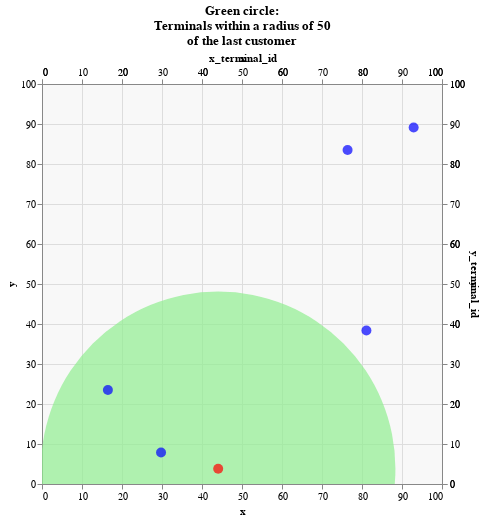

The notebook cell saved with this chart:
### Markdown cell above
For better visualization, let us plot
* The locations of all terminals (in red)
* The location of the last customer (in blue)
* The region within radius of 50 of the first customer (in green)

### Code cell
import Graphics.Vega.VegaLite hiding (filter, lookup)
import IHaskell.Display.Hvega

terminals :: [(Double, Double)]
terminals = D.columnAsList (F.lift2 (,) x_terminal_id y_terminal_id) terminalProfilesTable

customerX, customerY :: Double
(customerX, customerY) = customerProfilesTable |> D.filterWhere (customer_id .== 4)
                                               |> D.columnAsList (F.lift2 (,) x_customer_id y_customer_id)
                                               |> head

radius :: Double
radius = 50

plotWidth, plotHeight :: Int
(plotWidth, plotHeight) = (400, 400)

-- The radiius of the circle in pixels^2.
-- Area = pi * (radius * (pixels / range))^2
-- Plot is 400px for domain [0,100], so 1 data unit = 4px
circleSize :: Double
circleSize = pi * (radius * 4) ^ (2 :: Int)

visualization :: VegaLite
visualization = 
    let 
        xDomain = SDomain (DNumbers [0, 100])
        yDomain = SDomain (DNumbers [0, 100])
        tickVals = Numbers [0, 20, 40, 60, 80, 100]
        
        circleData = dataFromColumns []
            . dataColumn "x" (Numbers [customerX])
            . dataColumn "y" (Numbers [customerY])
            $ []
        
        circleEnc = encoding
            . position X [ PName "x"
                         , PmType Quantitative
                         , PScale [xDomain]
                         ]
            . position Y [ PName "y"
                         , PmType Quantitative
                         , PScale [yDomain]
                         ]
            $ []
        
        circleSpec = asSpec 
            [ circleData
            , mark Circle [MSize circleSize, MColor "lightgreen", MOpacity 0.7, MClip True]
            , circleEnc
            ]
        
        terminalData = dataFromColumns []
            . dataColumn "x" (Numbers $ map fst terminals)
            . dataColumn "y" (Numbers $ map snd terminals)
            $ []
        
        terminalEnc = encoding
            . position X [ PName "x"
                         , PmType Quantitative
                         , PScale [xDomain]
                         , PAxis [ AxTitle "x_terminal_id"
                                 , AxGrid True
                                 , AxGridColor "#ddd"
                                 , AxValues tickVals
                                 ]
                         ]
            . position Y [ PName "y"
                         , PmType Quantitative
                         , PScale [yDomain]
                         , PAxis [ AxTitle "y_terminal_id"
                                 , AxGrid True
                                 , AxGridColor "#ddd"
                                 , AxValues tickVals
                                 ]
                         ]
            $ []
        
        terminalSpec = asSpec
            [ terminalData
            , mark Circle [MSize 100, MColor "blue"]
            , terminalEnc
            ]
        
        customerData = dataFromColumns []
            . dataColumn "x" (Numbers [customerX])
            . dataColumn "y" (Numbers [customerY])
            $ []
        
        customerEnc = encoding
            . position X [ PName "x"
                         , PmType Quantitative
                         , PScale [xDomain]
                         ]
            . position Y [ PName "y"
                         , PmType Quantitative
                         , PScale [yDomain]
                         ]
            $ []
        
        customerSpec = asSpec
            [ customerData
            , mark Circle [MSize 100, MColor "red"]
            , customerEnc
            ]
        
    in toVegaLite
        [ title "Green circle:\nTerminals within a radius of 50\nof the last customer" []
        , width 400
        , height 400
        , resolve . resolution (RAxis [(ChX, Independent), (ChY, Independent)]) $ []
        , configure
            . configuration (ViewStyle [ViewFill "#f8f8f8"])
            $ []
        , layer [circleSpec, terminalSpec, customerSpec]
        ]

vlShow visualization

### Figure 1 — Vega-Lite specification as saved in the notebook (floating-point values rounded to 4 significant figures)
{"$schema": "https://vega.github.io/schema/vega-lite/v4.json", "config": {"view": {"fill": "#f8f8f8"}}, "height": 400, "layer": [{"data": {"values": [{"x": 44.05, "y": 3.808}]}, "encoding": {"x": {"field": "x", "scale": {"domain": [0, 100]}, "type": "quantitative"}, "y": {"field": "y", "scale": {"domain": [0, 100]}, "type": "quantitative"}}, "mark": {"clip": true, "color": "lightgreen", "opacity": 0.7, "size": 125700.0, "type": "circle"}}, {"data": {"values": [{"x": 76.4, "y": 83.49}, {"x": 16.48, "y": 23.5}, {"x": 29.76, "y": 7.878}, {"x": 81.1, "y": 38.38}, {"x": 92.91, "y": 89.12}]}, "encoding": {"x": {"axis": {"grid": true, "gridColor": "#ddd", "title": "x_terminal_id", "values": [0, 20, 40, 60, 80, 100]}, "field": "x", "scale": {"domain": [0, 100]}, "type": "quantitative"}, "y": {"axis": {"grid": true, "gridColor": "#ddd", "title": "y_terminal_id", "values": [0, 20, 40, 60, 80, 100]}, "field": "y", "scale": {"domain": [0, 100]}, "type": "quantitative"}}, "mark": {"color": "blue", "size": 100, "type": "circle"}}, {"data": {"values": [{"x": 44.05, "y": 3.808}]}, "encoding": {"x": {"field": "x", "scale": {"domain": [0, 100]}, "type": "quantitative"}, "y": {"field": "y", "scale": {"domain": [0, 100]}, "type": "quantitative"}}, "mark": {"color": "red", "size": 100, "type": "circle"}}], "resolve": {"axis": {"x": "independent", "y": "independent"}}, "title": ["Green circle:", "Terminals within a radius of 50", "of the last customer"], "width": 400}
